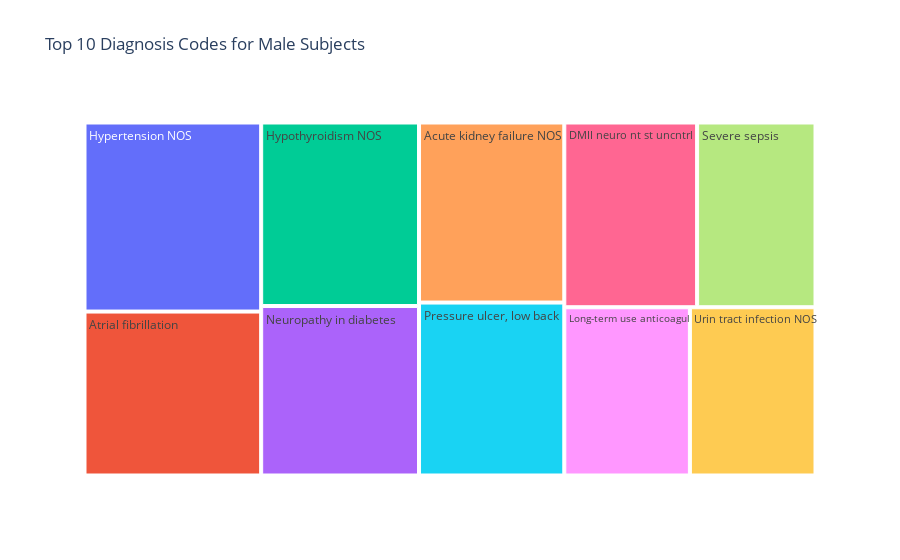
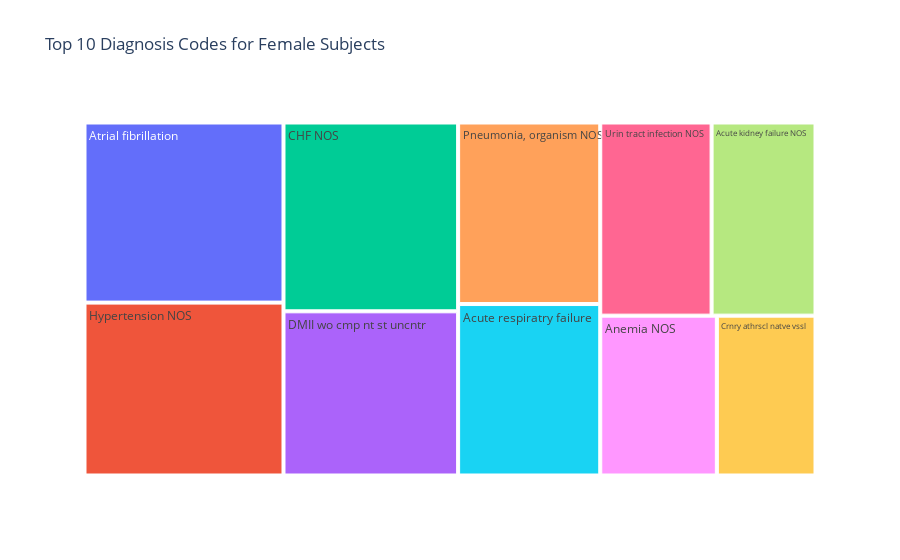

The notebook cell saved with these charts, in order:
### Markdown cell above
The above plots can be visualized using another python library Plotly. The plots are more interactive and easy to visualize

### Code cell
import pandas as pd
import plotly.graph_objects as go

# Create a DataFrame for male and female diagnosis codes
male_df = pd.DataFrame({'icd9_code': top_diagnosis_codes_male.index, 'count': top_diagnosis_codes_male.values})
female_df = pd.DataFrame({'icd9_code': top_diagnosis_codes_female.index, 'count': top_diagnosis_codes_female.values})

# Map ICD-9 codes to short titles
male_df['labels'] = male_df['icd9_code'].map(icd9_dict)
female_df['labels'] = female_df['icd9_code'].map(icd9_dict)

# Create a new column 'hover_text' that combines 'icd9_code', 'labels', and 'count'
male_df['hover_text'] = male_df['icd9_code'] + '<br>Disease name: ' + male_df['labels'] + '<br>ICD-9 Code: ' + male_df['icd9_code'] + '<br>Count: ' + male_df['count'].astype(str)
female_df['hover_text'] = female_df['icd9_code'] + '<br>Disease name: ' + female_df['labels'] + '<br>ICD-9 Code: ' + female_df['icd9_code'] + '<br>Count: ' + female_df['count'].astype(str)

# Create treemaps using Plotly Graph Objects with custom hover data and template
fig_male = go.Figure(go.Treemap(
    labels=male_df['labels'],
    parents=[''] * len(male_df),  # Set parent to empty string to remove parent levels
    values=male_df['count'],
    customdata=male_df[['icd9_code', 'hover_text']],
    hovertemplate='<b>%{customdata[0]}</b><br>%{customdata[1]}',
))
fig_male.update_layout(title='Top 10 Diagnosis Codes for Male Subjects')

fig_female = go.Figure(go.Treemap(
    labels=female_df['labels'],
    parents=[''] * len(female_df),  # Set parent to empty string to remove parent levels
    values=female_df['count'],
    customdata=female_df[['icd9_code', 'hover_text']],
    hovertemplate='<b>%{customdata[0]}</b><br>%{customdata[1]}',
))
fig_female.update_layout(title='Top 10 Diagnosis Codes for Female Subjects')

# Show the treemaps
fig_male.show()
fig_female.show()

### Figure 1 — Plotly figure (JSON) as saved in the notebook; plotly's stock layout.template omitted (floating-point values rounded to 4 significant figures)
{"data": [{"customdata": [["4019", "4019<br>Disease name: Hypertension NOS<br>ICD-9 Code: 4019<br>Count: 226"], ["42731", "42731<br>Disease name: Atrial fibrillation<br>ICD-9 Code: 42731<br>Count: 196"], ["2449", "2449<br>Disease name: Hypothyroidism NOS<br>ICD-9 Code: 2449<br>Count: 196"], ["3572", "3572<br>Disease name: Neuropathy in diabetes<br>ICD-9 Code: 3572<br>Count: 181"], ["5849", "5849<br>Disease name: Acute kidney failure NOS<br>ICD-9 Code: 5849<br>Count: 177"], ["70703", "70703<br>Disease name: Pressure ulcer, low back<br>ICD-9 Code: 70703<br>Count: 170"], ["25060", "25060<br>Disease name: DMII neuro nt st uncntrl<br>ICD-9 Code: 25060<br>Count: 166"], ["99592", "99592<br>Disease name: Severe sepsis<br>ICD-9 Code: 99592<br>Count: 148"], ["V5861", "V5861<br>Disease name: Long-term use anticoagul<br>ICD-9 Code: V5861<br>Count: 143"], ["5990", "5990<br>Disease name: Urin tract infection NOS<br>ICD-9 Code: 5990<br>Count: 143"]], "hovertemplate": "<b>%{customdata[0]}</b><br>%{customdata[1]}", "labels": ["Hypertension NOS", "Atrial fibrillation", "Hypothyroidism NOS", "Neuropathy in diabetes", "Acute kidney failure NOS", "Pressure ulcer, low back", "DMII neuro nt st uncntrl", "Severe sepsis", "Long-term use anticoagul", "Urin tract infection NOS"], "parents": ["", "", "", "", "", "", "", "", "", ""], "type": "treemap", "values": [226, 196, 196, 181, 177, 170, 166, 148, 143, 143]}], "layout": {"title": {"text": "Top 10 Diagnosis Codes for Male Subjects"}}}

### Figure 2 — Plotly figure (JSON) as saved in the notebook; plotly's stock layout.template omitted (floating-point values rounded to 4 significant figures)
{"data": [{"customdata": [["42731", "42731<br>Disease name: Atrial fibrillation<br>ICD-9 Code: 42731<br>Count: 25"], ["4019", "4019<br>Disease name: Hypertension NOS<br>ICD-9 Code: 4019<br>Count: 24"], ["4280", "4280<br>Disease name: CHF NOS<br>ICD-9 Code: 4280<br>Count: 23"], ["25000", "25000<br>Disease name: DMII wo cmp nt st uncntr<br>ICD-9 Code: 25000<br>Count: 20"], ["486", "486<br>Disease name: Pneumonia, organism NOS<br>ICD-9 Code: 486<br>Count: 18"], ["51881", "51881<br>Disease name: Acute respiratry failure<br>ICD-9 Code: 51881<br>Count: 17"], ["5990", "5990<br>Disease name: Urin tract infection NOS<br>ICD-9 Code: 5990<br>Count: 15"], ["5849", "5849<br>Disease name: Acute kidney failure NOS<br>ICD-9 Code: 5849<br>Count: 14"], ["2859", "2859<br>Disease name: Anemia NOS<br>ICD-9 Code: 2859<br>Count: 13"], ["41401", "41401<br>Disease name: Crnry athrscl natve vssl<br>ICD-9 Code: 41401<br>Count: 11"]], "hovertemplate": "<b>%{customdata[0]}</b><br>%{customdata[1]}", "labels": ["Atrial fibrillation", "Hypertension NOS", "CHF NOS", "DMII wo cmp nt st uncntr", "Pneumonia, organism NOS", "Acute respiratry failure", "Urin tract infection NOS", "Acute kidney failure NOS", "Anemia NOS", "Crnry athrscl natve vssl"], "parents": ["", "", "", "", "", "", "", "", "", ""], "type": "treemap", "values": [25, 24, 23, 20, 18, 17, 15, 14, 13, 11]}], "layout": {"title": {"text": "Top 10 Diagnosis Codes for Female Subjects"}}}
